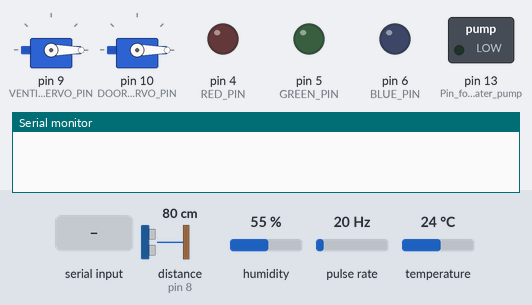
The sketch below on a simulated Arduino Uno, built with avr-gcc and run on an emulated ATmega328P. Parts: 2 × servo, switched loads named in the sketch (green lamp = pin HIGH), output pins drawn as LEDs (lit = HIGH), the last lines printed to the serial monitor. Wiring (inferred from the names in the program): pulse sensor: data pin 3. The test bench sets the inputs (shaded band); at power-on: humidity 55 %, distance to the obstacle (sensor on pin 8) 80 cm, pulse rate 20 Hz, temperature 24 °C. The echo pulse lasts 58.3 µs per cm; pins used as bus, display or sensor lines are not drawn.

Above: at 0.8 s.
0.9 s: "temp" received over Serial
At 1.5 s:
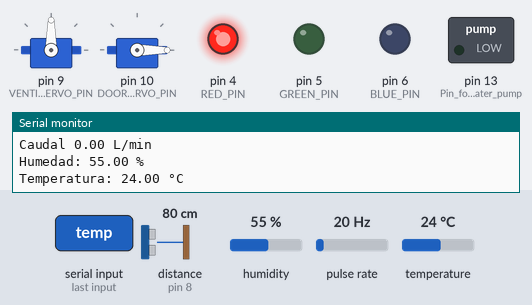
2.4 s: humidity set to 52 %
4.3 s: humidity set to 49 %
At 5.9 s:
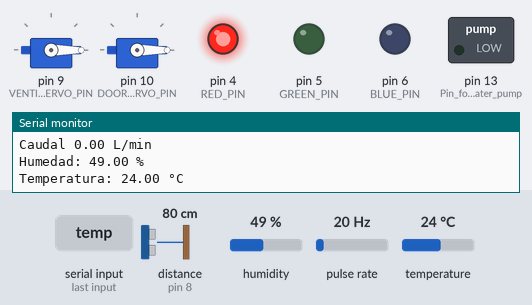
6.9 s: distance to the obstacle (sensor on pin 8) set to 55 cm
8.8 s: distance to the obstacle (sensor on pin 8) set to 44 cm
At 10.6 s:
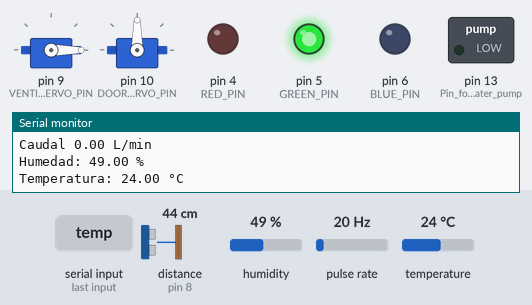
Timing chart, 0 to 12.1 s (numbered marks = the images above; inputs shaded):
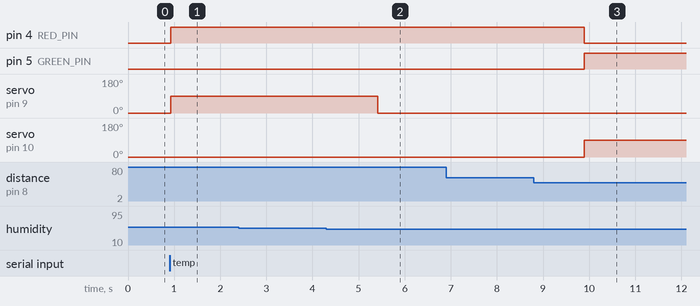

The sketch:

Invernadero2.ino
```cpp
#include <DHT.h>
#include <Servo.h>
#include <Wire.h>
#include <RTClib.h>

#define DHTPIN 2
#define DHTTYPE DHT11
#define SOIL_MOISTURE_PIN A0
#define ULTRASONIC_TRIG_PIN 7
#define ULTRASONIC_ECHO_PIN 8
#define VENTILATION_SERVO_PIN 9
#define DOOR_SERVO_PIN 10
#define WATER_FLOW_SENSOR_PIN 3 // Pin para el sensor de flujo de agua
#define RED_PIN 4 // Pin para el LED rojo
#define GREEN_PIN 5 // Pin para el LED verde
#define BLUE_PIN 6 // Pin para el LED azul (no usado en este caso)

DHT dht(DHTPIN, DHTTYPE);
Servo ventilationServo;
Servo doorServo;
RTC_DS3231 rtc;

enum Mode { AUTOMATIC, MANUAL, SMART };
Mode currentMode = AUTOMATIC;

unsigned long previousMillis = 0;
const long interval = 60000;
volatile int pulseCount = 0;
float flowRate = 0;
String mensaje;
String received = "";
int manualWatering = 2;

void setup() {
  Serial.begin(9600);
  dht.begin();
  ventilationServo.attach(VENTILATION_SERVO_PIN);
  doorServo.attach(DOOR_SERVO_PIN);
  rtc.begin();
  pinMode(ULTRASONIC_TRIG_PIN, OUTPUT);
  pinMode(ULTRASONIC_ECHO_PIN, INPUT);
  pinMode(13, OUTPUT); // Pin for water pump (simulated with an LED)
  pinMode(WATER_FLOW_SENSOR_PIN, INPUT_PULLUP);
  pinMode(RED_PIN, OUTPUT);
  pinMode(GREEN_PIN, OUTPUT);
  pinMode(BLUE_PIN, OUTPUT);
  attachInterrupt(digitalPinToInterrupt(WATER_FLOW_SENSOR_PIN), pulseCounter, FALLING);
  ventilationServo.write(0); // Initially close ventilation
  doorServo.write(0); // Initially close the door

  while (!Serial.available()); // Wait for serial input before starting
  Serial.println("Initializing...");
}

void loop() {
  unsigned long currentMillis = millis();

  if (currentMode == AUTOMATIC && currentMillis - previousMillis >= interval) {
    previousMillis = currentMillis;
    handleAutomaticMode();
  } else if (currentMode == MANUAL) {
    handleManualMode();
  } else if (currentMode == SMART) {
    handleSmartMode();
  }

  handleVentilation();
  handleProximity();
  delay(100);

  String mensaje;
  float humidity = dht.readHumidity();
  float temperature = dht.readTemperature();

  if (isnan(humidity) || isnan(temperature)) {
    Serial.println("Error al leer el sensor DHT!");
  } else {
    mensaje = "Caudal " + String(flowRate) + " L/min \n" + "Humedad: " + String(humidity) + " % \n" + "Temperatura: " + String(temperature) + " °C";
    Serial.println(mensaje);
  }

  received = "";
  if (Serial.available() > 0) {
    char c = Serial.read();
    received += c;
    delay(5);
  }
  if (received == "temp") {
    Serial.println(mensaje);
    mensaje = "";
    received = "";
  }

  if (received == "r") {
    handleManualMode();

  }

  delay(1000);
}

void pulseCounter() {
  pulseCount++;
}

void calculateFlowRate() {
  detachInterrupt(digitalPinToInterrupt(WATER_FLOW_SENSOR_PIN));
  flowRate = (pulseCount / 7.5); // Ajusta esta constante según la especificación del sensor ARD 370
  pulseCount = 0;
  attachInterrupt(digitalPinToInterrupt(WATER_FLOW_SENSOR_PIN), pulseCounter, FALLING);
}

void handleSerialCommand(char command) {
  switch (command) {
    case '1':
      currentMode = AUTOMATIC;
      break;
    case '2':
      currentMode = MANUAL;
      handleManualMode();
      break;
    case '3':
      currentMode = SMART;
      Serial.println("Modo: Inteligente");
      break;
    case 'h':
      printMenu();
      break;
    default:
      break;
  }
}

void printMenu() {
  // Optional: Implement menu print logic
}

void handleAutomaticMode() {
  DateTime now = rtc.now();
  if ((now.dayOfTheWeek() == 1 || now.dayOfTheWeek() == 3 || now.dayOfTheWeek() == 5) &&
      (now.hour() == 6 || now.hour() == 18)) {
    irrigate(10);
  }
}

void handleManualMode() {
  irrigate(1);
}

void handleSmartMode() {
  float soilMoisture = analogRead(SOIL_MOISTURE_PIN);
  float h = dht.readHumidity();
  float t = dht.readTemperature();

  if (soilMoisture < 300 || h < 50 || t > 30) {
    irrigate(5);
  }
}

void handleVentilation() {
  float h = dht.readHumidity();
  float t = dht.readTemperature();
  if (h > 50 || t > 30) {

    ventilationServo.write(90); // Abrir ventilación 90 grados
  } else {

    ventilationServo.write(0); // Cerrar ventilación
  }
}

void handleProximity() {
  long duration, distance;
  digitalWrite(ULTRASONIC_TRIG_PIN, LOW);
  delayMicroseconds(2);
  digitalWrite(ULTRASONIC_TRIG_PIN, HIGH);
  delayMicroseconds(10);
  digitalWrite(ULTRASONIC_TRIG_PIN, LOW);
  duration = pulseIn(ULTRASONIC_ECHO_PIN, HIGH);
  distance = (duration / 2) / 29.1;

  if (distance < 50) {
    doorServo.write(90); // Mover servo a 90 grados para abrir la puerta
    setLEDColor(GREEN_PIN); // Encender LED verde
    delay(10000); // Esperar 10 segundos
    // Verificar nuevamente la distancia
    digitalWrite(ULTRASONIC_TRIG_PIN, LOW);
    delayMicroseconds(2);
    digitalWrite(ULTRASONIC_TRIG_PIN, HIGH);
    delayMicroseconds(10);
    digitalWrite(ULTRASONIC_TRIG_PIN, LOW);
    duration = pulseIn(ULTRASONIC_ECHO_PIN, HIGH);
    distance = (duration / 2) / 29.1;
    if (distance >= 50) {
      doorServo.write(0); // Cerrar la puerta
      setLEDColor(RED_PIN); // Encender LED rojo
    } else {
      setLEDColor(GREEN_PIN); // Mantener LED verde
    }
  } else {
    doorServo.write(0); // Cerrar la puerta si no hay objeto
    setLEDColor(RED_PIN); // Encender LED rojo
  }
}

void setLEDColor(int pin) {
  digitalWrite(RED_PIN, LOW);
  digitalWrite(GREEN_PIN, LOW);
  digitalWrite(BLUE_PIN, LOW);
  digitalWrite(pin, HIGH);
}

void irrigate(int durationMinutes) {

  digitalWrite(13, HIGH); // Encender la bomba de agua (simulada con LED)
  delay(durationMinutes * 60000); // Esperar la duración especificada
  digitalWrite(13, LOW); // Apagar la bomba de agua
}
```

Measured:
- the behaviour switches between 51 and 50 % on humidity (found by bisection; images 1 and 2)
- the behaviour switches between 50 and 49 cm on distance to the obstacle (sensor on pin 8) (found by bisection; images 2 and 3)
- after the input at 0.9 s, pin 4 (RED_PIN): LOW → HIGH at once; servo on pin 9 (VENTILATION_SERVO_PIN): 0° → 90° at once
- after the input at 4.3 s, servo on pin 9 (VENTILATION_SERVO_PIN): 90° → 0° after 1.1 s
- after the input at 8.8 s, pin 4 (RED_PIN): HIGH → LOW after 1.1 s; pin 5 (GREEN_PIN): LOW → HIGH after 1.1 s; servo on pin 10 (DOOR_SERVO_PIN): 0° → 90° after 1.1 s
